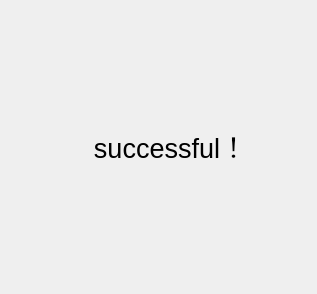
<?xml version="1.0" encoding="UTF-8"?>
<ui version="4.0">
 <class>isSuccessful</class>
 <widget class="QMainWindow" name="isSuccessful">
  <property name="geometry">
   <rect>
    <x>0</x>
    <y>0</y>
    <width>317</width>
    <height>294</height>
   </rect>
  </property>
  <property name="windowTitle">
   <string>MainWindow</string>
  </property>
  <property name="styleSheet">
   <string notr="true">background-image: url(:/res/pic3.png);</string>
  </property>
  <widget class="QWidget" name="centralwidget">
   <widget class="QLabel" name="label">
    <property name="geometry">
     <rect>
      <x>0</x>
      <y>-10</y>
      <width>341</width>
      <height>311</height>
     </rect>
    </property>
    <property name="font">
     <font>
      <pointsize>20</pointsize>
     </font>
    </property>
    <property name="text">
     <string>successful！</string>
    </property>
    <property name="alignment">
     <set>Qt::AlignCenter</set>
    </property>
   </widget>
  </widget>
 </widget>
 <resources/>
 <connections/>
</ui>
